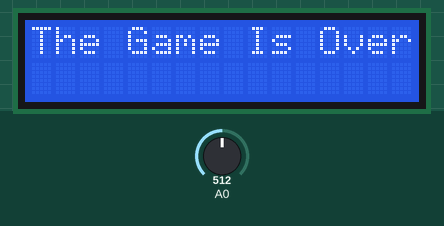
The sketch below on a simulated Arduino Uno, built with avr-gcc and run on an emulated ATmega328P. On the bench: 16×2 character LCD. The inputs (shaded band) are chosen by the test bench; at power-on: A0 = 512. Random numbers use the default seed unless the sketch sets one.

Above: at 1.2 s.
1.3 s: A0 set to 52
2.8 s: A0 set to 45
At 3.2 s:
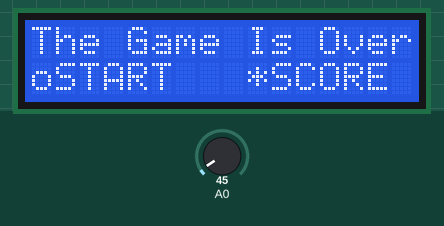
At 3.7 s:
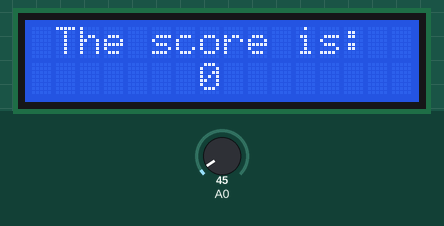
4.8 s: A0 set to 384
6.3 s: A0 set to 408
At 7.0 s:
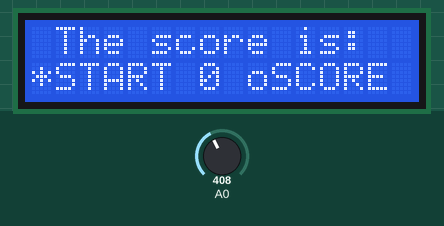
12.3 s: A0 set to 511
Timing chart, 0 to 15.3 s (numbered marks = the images above; inputs shaded):
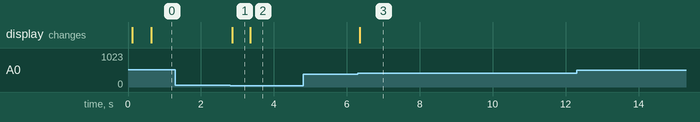

Measured:
- the behaviour switches between 50 and 49 on A0 (found by bisection; images 0 and 1)
- the behaviour switches between 399 and 400 on A0 (found by bisection; images 2 and 3)
- after the input at 1.3 s, every drawn part: stays the same
- after the input at 2.8 s, the display: changes after 0.05 s (image 1)
- after the input at 4.8 s, every drawn part: stays the same
- after the input at 6.3 s, the display: changes after 0.05 s (image 3)
- what the display in image 1 shows lasts 0.5 s, from 2.9 s to 3.4 s

The sketch:

lcd.ino
```cpp
#include <LiquidCrystal.h>
#include<stdio.h>
#include<stdlib.h>

LiquidCrystal lcd(8, 13, 9, 4, 5, 6, 7);
/*int msgs[5] = {"Right Key OK ",
                    "Up Key OK    ",
                    "Down Key OK  ",
                    "Left Key OK  ",
                    "Select Key OK" };
*/
int adc_key_val[5] ={50, 200, 400, 600, 800 };
int NUM_KEYS = 5;
int adc_key_in;
int key=-1;
int oldkey=-1;
int score = 0;
//你的位置
int eaterX = -1;
int eaterY = -1;
//飞机的位置
int posX = -1;
int posY = -1;
//子弹的位置
int bulX = -1;
int bulY = -1;
//是否需要增加飞机
bool flagPlane = true;
bool flagBullet = true;
const long interval = 500;
unsigned long previousMillis = 0;

void gameOver() {
  lcd.clear();
  lcd.setCursor(0,0);
  lcd.print("The Game Is Over");
}
void fire() {
      bulX = eaterX + 1;
      bulY = eaterY;
      lcd.setCursor(bulX, bulY);
      lcd.print(">");
      flagBullet = false;
}
void upbut() {
   lcd.setCursor(0, 1);
    lcd.print(" ");
    lcd.setCursor(0, 0);
    lcd.print("@");
    eaterX = 0;
    eaterY = 0;
}
void downbut() {
   lcd.setCursor(0, 0);
    lcd.print(" ");
    lcd.setCursor(0, 1);
    lcd.print("@");
    eaterX = 0;
    eaterY = 1;
}
void leftbut() {
  lcd.setCursor(0, 1);
  lcd.print("*START");
  lcd.setCursor(9, 1);
  lcd.print("oSCORE");
}
void rightbut() {
  lcd.setCursor(0, 1);
  lcd.print("oSTART");
  lcd.setCursor(9, 1);
  lcd.print("*SCORE");
}
void delay() {
   while (true) {
                unsigned long currentMillis = millis();
                if(currentMillis - previousMillis >= interval) {
                      return;
               }
                adc_key_in = analogRead(0);    // read the value from the sensor
                      key = get_key(adc_key_in);    // convert into key press
                         if (key == 1)
                            upbut();
                         if (key == 2)
                            downbut();
                         if (key == 4 && flagBullet)
                            fire();
        }
}
void startGame() {
    //start the game
    lcd.clear();
    lcd.setCursor(0, 1);
    lcd.print("@");
    eaterX = 0;
    eaterY = 1;
    while (true) {
      //是否需要增加飞机
      if (flagPlane) {
        posY = rand()% 1;
        posX = 15;
        lcd.setCursor(posX, posY);
        lcd.print("*");
        flagPlane = false;
       } else {
        lcd.setCursor(posX, posY);
        lcd.print(" ");
        posX--;
        if (!flagBullet) {
        lcd.setCursor(bulX, bulY);
        lcd.print(" ");
        bulX++;
        }
        if (bulX == posX && bulY == posY) {
          flagPlane = true;
          score++;
          bulX = posX = bulY = posY = -1;
          flagBullet = true;
          continue;
        }
        if (posX == 0) {
          gameOver();
          break;
        }
        lcd.setCursor(posX, posY);
        lcd.print("*");
         delay();
        if (!flagBullet) {
          lcd.setCursor(bulX,bulY);
          lcd.print(">");
          delay();
         }
      }
      adc_key_in = analogRead(0);    // read the value from the sensor
                      key = get_key(adc_key_in);    // convert into key press
                         if (key == 1)
                            upbut();
                         if (key == 2)
                            downbut();
                         if (key == 4 && flagBullet)
                            fire();
    }

}
void showScore() {
  //show the score
    lcd.clear();
    lcd.setCursor(1,0);
    lcd.print("The score is:");
    lcd.setCursor(7,1);
    lcd.print(score);
}

void setup()
{
  lcd.clear();
  lcd.begin(16, 2);
  lcd.setCursor(3,0);
  lcd.print("Plane Fighter!");
  lcd.setCursor(0, 1);
  lcd.print("oSTART");
  lcd.setCursor(9, 1);
  lcd.print("oSCORE");
}

void loop()
{
  adc_key_in = analogRead(0);    // read the value from the sensor
  key = get_key(adc_key_in);  // convert into key press

  if (key != oldkey)   // if keypress is detected
    {
     delay(50);  // wait for debounce time
    adc_key_in = analogRead(0);    // read the value from the sensor
    key = get_key(adc_key_in);    // convert into key press
    if (key != oldkey)
    {
         if (key == 0) {
            rightbut();
            delay(500);
            showScore();
         }
         if (key == 3) {
            leftbut();
            delay(500);
            startGame();
         }
          oldkey = key;
    }
    delay(100);
  }
}
// Convert ADC value to key number
int get_key(unsigned int input)
{
    int k;

    for (k = 0; k < NUM_KEYS; k++)
    {
      if (input < adc_key_val[k])
      {
            return k;
        }
   }

    if (k >= NUM_KEYS)k = -1;  // No valid key pressed
    return k;
}
```
